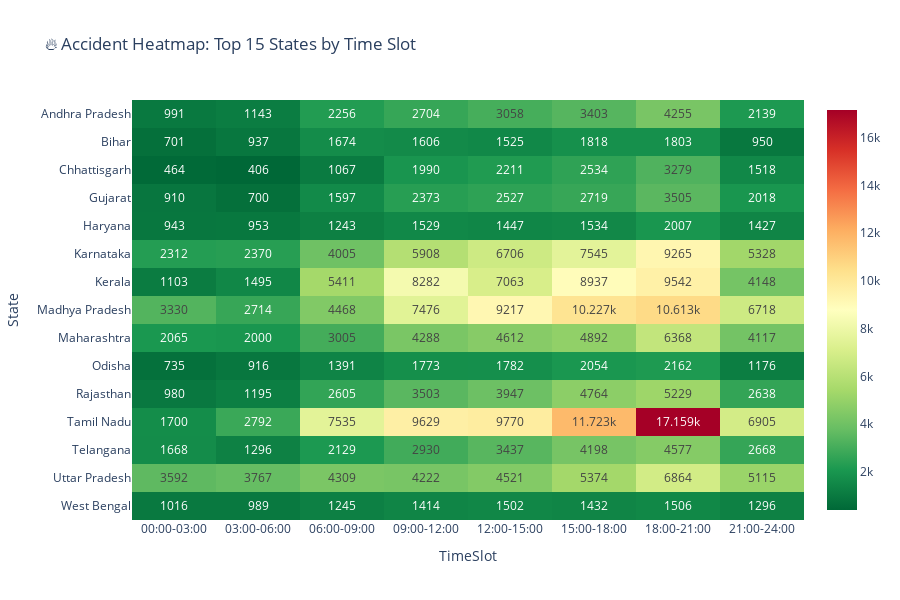

Write notebook code for a chart like this one.
### Markdown cell above
## 2. Heatmaps & Correlation

### Code cell
# State-Time Heatmap
top_15_states = time_clean.groupby('State')['Accidents'].sum().nlargest(15).index
heatmap_data = time_clean[time_clean['State'].isin(top_15_states)]
pivot = heatmap_data.pivot_table(index='State', columns='TimeSlot', values='Accidents', aggfunc='sum')

# Order columns
pivot = pivot[[c for c in time_order if c in pivot.columns]]

fig = px.imshow(pivot, text_auto=True, aspect='auto',
                title='🔥 Accident Heatmap: Top 15 States by Time Slot',
                color_continuous_scale='RdYlGn_r')
fig.update_layout(height=600, template='plotly_white')
fig.show()

### Figure 1 — Plotly figure (JSON) as saved in the notebook; plotly's stock layout.template omitted (floating-point values rounded to 4 significant figures)
{"data": [{"coloraxis": "coloraxis", "hovertemplate": "TimeSlot: %{x}<br>State: %{y}<br>color: %{z}<extra></extra>", "name": "0", "texttemplate": "%{z}", "type": "heatmap", "x": ["00:00-03:00", "03:00-06:00", "06:00-09:00", "09:00-12:00", "12:00-15:00", "15:00-18:00", "18:00-21:00", "21:00-24:00"], "xaxis": "x", "y": ["Andhra Pradesh", "Bihar", "Chhattisgarh", "Gujarat", "Haryana", "Karnataka", "Kerala", "Madhya Pradesh", "Maharashtra", "Odisha", "Rajasthan", "Tamil Nadu", "Telangana", "Uttar Pradesh", "West Bengal"], "yaxis": "y", "z": [[991, 1143, 2256, 2704, 3058, 3403, 4255, 2139], [701, 937, 1674, 1606, 1525, 1818, 1803, 950], [464, 406, 1067, 1990, 2211, 2534, 3279, 1518], [910, 700, 1597, 2373, 2527, 2719, 3505, 2018], [943, 953, 1243, 1529, 1447, 1534, 2007, 1427], [2312, 2370, 4005, 5908, 6706, 7545, 9265, 5328], [1103, 1495, 5411, 8282, 7063, 8937, 9542, 4148], [3330, 2714, 4468, 7476, 9217, 10227, 10613, 6718], [2065, 2000, 3005, 4288, 4612, 4892, 6368, 4117], [735, 916, 1391, 1773, 1782, 2054, 2162, 1176], [980, 1195, 2605, 3503, 3947, 4764, 5229, 2638], [1700, 2792, 7535, 9629, 9770, 11723, 17159, 6905], [1668, 1296, 2129, 2930, 3437, 4198, 4577, 2668], [3592, 3767, 4309, 4222, 4521, 5374, 6864, 5115], [1016, 989, 1245, 1414, 1502, 1432, 1506, 1296]]}], "layout": {"coloraxis": {"colorscale": [[0, "rgb(0,104,55)"], [0.1, "rgb(26,152,80)"], [0.2, "rgb(102,189,99)"], [0.3, "rgb(166,217,106)"], [0.4, "rgb(217,239,139)"], [0.5, "rgb(255,255,191)"], [0.6, "rgb(254,224,139)"], [0.7, "rgb(253,174,97)"], [0.8, "rgb(244,109,67)"], [0.9, "rgb(215,48,39)"], [1, "rgb(165,0,38)"]]}, "height": 600, "title": {"text": "🔥 Accident Heatmap: Top 15 States by Time Slot"}, "xaxis": {"anchor": "y", "domain": [0, 1], "title": {"text": "TimeSlot"}}, "yaxis": {"anchor": "x", "autorange": "reversed", "domain": [0, 1], "title": {"text": "State"}}}}
